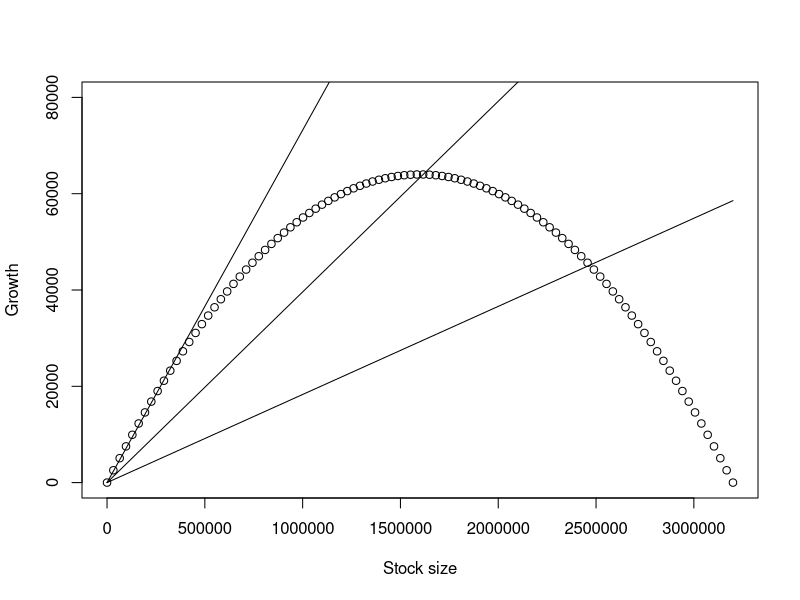
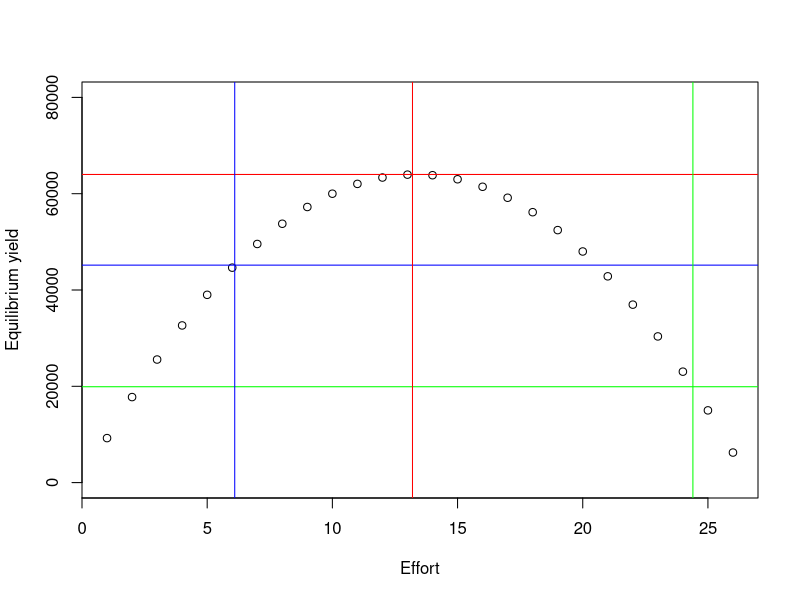
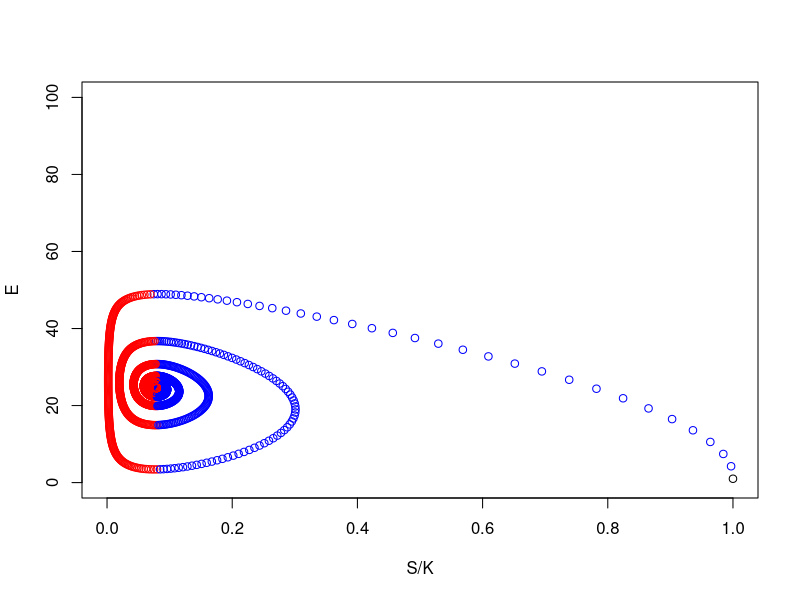

These charts were generated, in order, by the following R code: (Note: this script raises an error after producing the figures.)
set.seed(10)

n_patch <- 10

D <- matrix(rpois(n = n_patch^2, lambda = 2), nrow = n_patch)
B <- rpois(n = n_patch, lambda = 10)
K <- 3.2e6
K_vec <- runif(n_patch, 0, 1) * K
S <- K_vec

D <- D / rowSums(D)

B <- (B / max(B)) * 10

p <- 735
q <- 0.003
c <- 557000
r <- 0.08

growth <- function(S, r, K){
  r * S * (1 - (S / K))
}

harvest <- function(S, E, q){
  S * E * q
}

equil_S <- function(E, q, r, K){
  (1 - ((q * E) / r)) * K
}

# G(S)
S <- seq(from = 1, to = K, length.out = 100)
G <- growth(S, r, K)
plot(S, G, xlab = "Stock size", ylab = "Growth", ylim = c(0, 8e4))


# H(E)
E1 <- 6.1
E2 <- 13.2
E3 <- 24.4

H1 <- harvest(S,E1, q)
H2 <- harvest(S, E2, q)
H3 <- harvest(S, E3, q)
lines(S, H1)
lines(S, H2)
lines(S, H3)

# Effort-yield curve
#(Maximum attainable effort in equilibrium is r/q)
E <- 1:26
equil <- equil_S(E, q, r, K)
Y <- growth(equil, r, K)

equil_p <- equil_S(c(E1, E2, E3), q, r, K)
Y_p <- growth(equil_p, r, K)
plot(E, Y, xlab = "Effort", ylab = "Equilibrium yield", ylim = c(0, 8e4))
abline(h = Y_p, v = c(E1, E2, E3), col = c("blue", "red", "green"))

# Simulate entry

S <- K
E <- 1
plot(S / K, E, xlim = c(0, 1), ylim = c(0, 100))
dif <- 1
while(dif != 0){
  S_last <- S
  H <- harvest(S, E, q)
  G <- growth(S, r, K)
  S <- S + G - H
  E <- max(E + (0.0000005 * ((p * q * S) - c)), 0)
  R <- p * H
  C <- c * E
  P <- R - C
  col <- ifelse(P < 0, "red", "blue")
  col <- ifelse(P == 0, "black", col)
  points(S / K, E, col = col)
  dif <- S_last - S
}

#Cost
R <- p * Y
C <- c * E
plot(E, R)
lines(E, C)


E_oa <- function(c, p, q, r, K, MPA = 1){
  (1 - c / (p * q * K)) * (r/q) * MPA
}


E_oa(c, p, q, r, K_vec)
S <- K_vec
E <- E_oa(c, p, q, r, K_vec)
plot(S/K_vec, type = "p", ylim = c(0, 1))
dif <- 1
while(dif != 0){
  last_last <- last
  last <- E
  tot <- sum(S)
  H <- harvest(S, E, q)
  G <- colSums(growth(S, r, K_vec) * D)
  S <- pmin(pmax(S + G - H, 0), K_vec)
  R <- p * H
  C <- c * E
  P <- R - C
  E <- pmax(E + (0.0000005 * ((p * q * S) - c)), 0)
  col <- ifelse(P < 0, "red", "blue")
  col <- ifelse(P == 0, "black", col)
  points(S / K_vec, col = col)
  dif <- tot - sum(S)
}

MC <- R/B

MPA_index <- tibble(id = 1:n_patch, B = B, MC = MC) %>% 
  arrange(MC) %>% 
  mutate(pct = cumsum(B) / sum(B)) %>% 
  filter(pct <= 0.4) %>% 
  pull(id)

MPA <- rep(1, n_patch)
MPA[MPA_index] <- 0

E_oa(c, p, q, r, K_vec, MPA = MPA)

# S <- K_vec
E <- E_oa(c, p, q, r, K_vec) * MPA
plot(S/K_vec, type = "p", ylim = c(0, 1))
dif <- 1
while(dif != 0){
  # browser()
  last_last <- last
  last <- E
  tot <- sum(S)
  H <- harvest(S, E, q)
  G <- colSums(growth(S, r, K_vec) * D)
  S <- pmin(pmax(S + G - H, 0), K_vec)
  R <- p * H
  C <- c * E
  P <- R - C
  E <- pmax(E + (0.0000005 * ((p * q * S) - c)), 0) * MPA
  col <- ifelse(P < 0, "red", "blue")
  col <- ifelse(P == 0, "black", col)
  points(S / K_vec, col = col)
  dif <- tot - sum(S)
}

last

E













